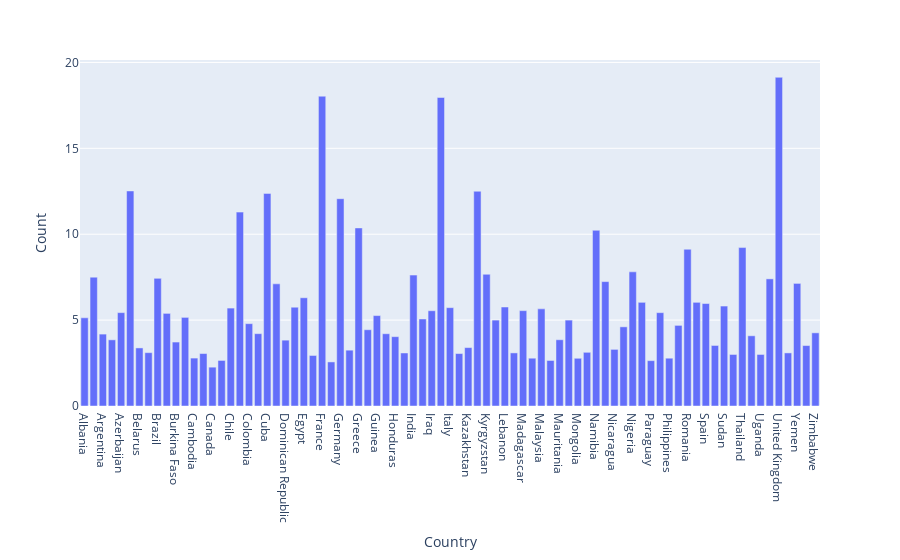

Here is the notebook cell this chart was saved with:
### Code cell
fig = px.bar(data_frame=mean_in_country, x='Country', y='Count')
iplot(fig)

### Figure 1 — Plotly figure (JSON) as saved in the notebook; plotly's stock layout.template omitted (floating-point values rounded to 4 significant figures)
{"data": [{"alignmentgroup": "True", "hovertemplate": "Country=%{x}<br>Count=%{y}<extra></extra>", "legendgroup": "", "marker": {"color": "#636efa", "pattern": {"shape": ""}}, "name": "", "offsetgroup": "", "orientation": "v", "showlegend": false, "textposition": "auto", "type": "bar", "x": ["Albania", "Algeria", "Argentina", "Armenia", "Azerbaijan", "Bangladesh", "Belarus", "Benin", "Brazil", "Bulgaria", "Burkina Faso", "Burundi", "Cambodia", "Cameroon", "Canada", "Central African Republic", "Chile", "China", "Colombia", "Comoros", "Cuba", "Cyprus", "Dominican Republic", "Ecuador", "Egypt", "El Salvador", "France", "Georgia", "Germany", "Ghana", "Greece", "Guatemala", "Guinea", "Haiti", "Honduras", "Hungary", "India", "Indonesia", "Iraq", "Ireland", "Italy", "Japan", "Kazakhstan", "Kenya", "Kyrgyzstan", "Latvia", "Lebanon", "Liberia", "Madagascar", "Malawi", "Malaysia", "Mali", "Mauritania", "Mexico", "Mongolia", "Mozambique", "Namibia", "Nepal", "Nicaragua", "Niger", "Nigeria", "Pakistan", "Paraguay", "Peru", "Philippines", "Poland", "Romania", "South Africa", "Spain", "Sri Lanka", "Sudan", "Suriname", "Thailand", "Togo", "Uganda", "Ukraine", "United Kingdom", "Uruguay", "Yemen", "Zambia", "Zimbabwe"], "xaxis": "x", "y": [5.133, 7.5, 4.185, 3.852, 5.435, 12.52, 3.381, 3.105, 7.433, 5.391, 3.722, 5.158, 2.789, 3.053, 2.261, 2.652, 5.7, 11.29, 4.793, 4.211, 12.38, 7.111, 3.833, 5.75, 6.3, 2.941, 18.03, 2.565, 12.07, 3.25, 10.37, 4.44, 5.263, 4.207, 4.036, 3.087, 7.621, 5.067, 5.545, 17.96, 5.724, 3.053, 3.4, 12.5, 7.667, 5, 5.762, 3.091, 5.55, 2.783, 5.654, 2.65, 3.857, 5, 2.778, 3.125, 10.23, 7.241, 3.296, 4.609, 7.81, 6.034, 2.64, 5.433, 2.783, 4.692, 9.125, 6.034, 5.964, 3.524, 5.818, 3, 9.222, 4.087, 3, 7.4, 19.13, 3.091, 7.136, 3.519, 4.259], "yaxis": "y"}], "layout": {"barmode": "relative", "legend": {"tracegroupgap": 0}, "margin": {"t": 60}, "xaxis": {"anchor": "y", "domain": [0, 1], "title": {"text": "Country"}}, "yaxis": {"anchor": "x", "domain": [0, 1], "title": {"text": "Count"}}}}
